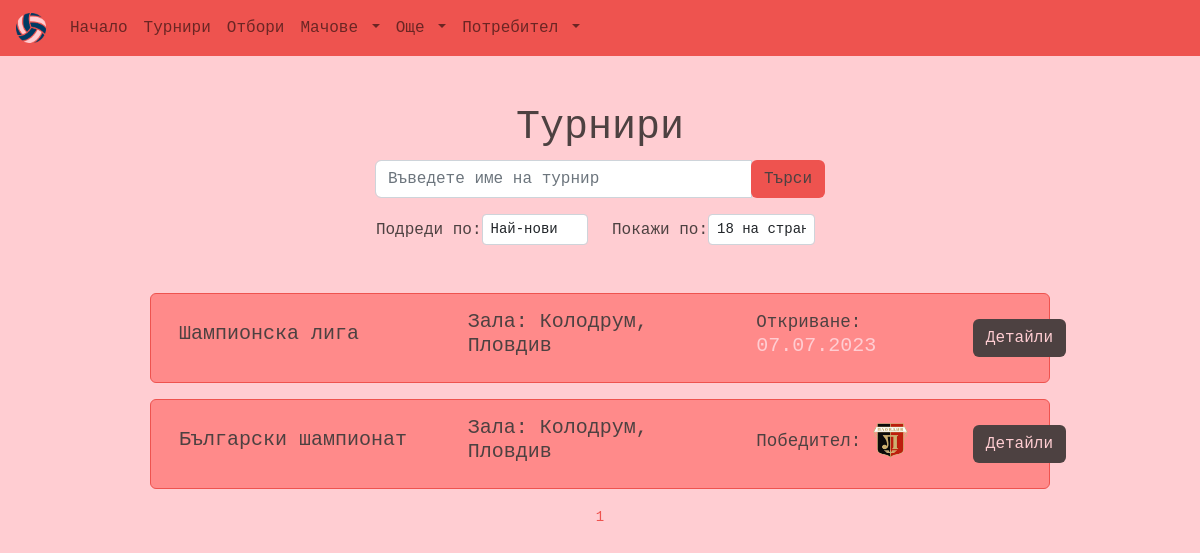
/tournaments/, run on the app's committed database.
### main/models.py (models this page shows, shortened)
class Tournament(models.Model):
    id = models.UUIDField(primary_key=True, default=uuid.uuid4, editable=False)
    name = models.CharField(max_length=64, null=False, blank=False)
    hall = models.ForeignKey(Hall, on_delete=models.SET_NULL, null=True, blank=True)
    prize_pool = models.DecimalField(decimal_places=2, max_digits=10,
    validators=[MinValueValidator(100)], null=True, blank = True)
    opening_date = models.DateTimeField(null=True, blank=True)
    closing_date = models.DateTimeField(null=True, blank=True)
    teams = models.ManyToManyField(Team, related_name='tournaments')
    referees = models.ManyToManyField(Referee, related_name='tournaments')
    winner = models.ForeignKey(Team, on_delete=models.SET_NULL, null=True, blank=True,
    related_name='winner')
    description = models.TextField(null=True, blank=True)
    class Meta:
        ordering = ['-opening_date']

class Hall(models.Model):
    id = models.UUIDField(primary_key=True, default=uuid.uuid4, editable=False)
    name = models.CharField(max_length=128, null=False, blank=False)
    location = models.CharField(max_length=128, null=False, blank=False)
    max_seats = models.PositiveIntegerField(validators=[MaxValueValidator(50000), MinValueValidator(500)], null=False, blank=False)
    picture = models.ImageField(upload_to="halls_pics", null=True, blank=True)

class Team(models.Model):
    id = models.UUIDField(primary_key=True, default=uuid.uuid4, editable=False)
    name = models.CharField(max_length=64, null=False, blank=False)
    coach = models.CharField(max_length=64, null=True, blank=True)
    founded_in = models.DateField(null=True, blank=True)
    location = models.CharField(max_length=64, null=False, blank=False)
    picture = models.ImageField(upload_to="teams_pics", null=True, blank=True)
    description = models.TextField(null=True, blank=True)
    class Meta:
        ordering = ['name']

### main/views/views_tournaments.py (the view)
# urls.py: path('tournaments/', views.tournaments, name='tournaments'),
def tournaments(request):
    q = request.GET.get("q") if request.GET.get("q") != None else ""
    get_tournaments = Tournament.objects.filter(
            Q(name__icontains=q)
            | Q(hall__name__icontains=q)
            | Q(hall__location__icontains=q)
        )
    sort_by = request.GET.get("sort_by")
    if sort_by == "newest":
        get_tournaments = get_tournaments.order_by("-opening_date")
    elif sort_by == "oldest":
        get_tournaments = get_tournaments.order_by("opening_date")
    elif sort_by == "hall":
        get_tournaments = get_tournaments.order_by("hall", "-opening_date")
    show = request.GET.get("show")
    if show == "18":
        items = 18
    elif show == "30":
        items = 30
    elif show == "60":
        items = 60
    else:
        items = 18
    paginator = Paginator(get_tournaments, items)
    page = request.GET.get("page")
    tournaments = paginator.get_page(page)
    now = timezone.now()
    context = {"tournaments": tournaments, "now": now}
    return render(request, "main/info_templates/tournaments.html", context)

### main/templates/main/info_templates/tournaments.html (shortened to what this page needs)
{% extends 'base.html' %}
{% block content %}
<header class="text-font text-center mt-5">
    <h1>Турнири</h1>
    <div class="col col-md-6 mx-auto">
        <div class="w-75 text-left m-auto">
            <form class="mb-3" method="GET" action="">
                <div class="input-group">
                    <input type="text" autocomplete="off" name="q" class="form-control" placeholder="Въведете име на турнир">
                    <div class="input-group-append">
                        <button class="btn btn-main rounded-right" type="submit">Търси</button>
                    </div>
                </div>
                <div class="row d-none d-lg-flex mt-3">
                    <div class="col-6 d-flex align-items-center justify-content-end">
                        <span class="">Подреди по:</span>
                        <select class="form-control form-control-sm w-50 h-50" name="sort_by" onchange="this.form.submit()">
                            <option value="newest" {% if request.GET.sort_by == "newest" %}selected{% endif %}>
                                Най-нови
                            </option>
                        </select>
                    </div>
                    <div class="col-6 d-flex align-items-center">
                        <span class="">Покажи по:</span>
                        <select class="form-control form-control-sm w-50 h-50" name="show" onchange="this.form.submit()">
                            <option value="18" {% if request.GET.show == "18" %}selected{% endif %}>18 на страница</option>
                        </select>
                    </div>
                </div>
            </form>
        </div>
    </div>
</header>
<main class="container-fluid w-75 mt-5 h-100">
    {% for tournament in tournaments %}
    <section class="row mb-3 bg-sec border-main p-3 rounded">
        <div class="col-lg-4 d-flex align-items-center justify-content-start">
            <a class="text-decoration-none text-font mb-0 link-main" href="{% url 'tournament_info' tournament.id %}">
                <h5>{{tournament.name}}</h5>
            </a>
        </div>
        <div class="col-lg-4 d-flex align-items-center justify-content-start">
            <h5 class="">Зала: {{tournament.hall.name}}, {{tournament.hall.location}}</h5>
        </div>
        <div class="col-lg-3 d-flex align-items-center justify-content-start">
            {% if tournament.opening_date > now %}
            <h5 class="text-bg"><small class="text-font mb-0">Откриване:</small>
                {{tournament.opening_date|date:"d.m.Y"}}
            </h5>
            {% else %}
            <h5 class="text-bg"><small class="text-font mb-0">Победител:</small>
                <img height="35px" width="35px" src="{{tournament.winner.picture.url}}" title="{{tournament.winner.name}}">
            </h5>
            {% endif %}
        </div>
        <div class="col-lg-1 d-flex align-items-center justify-content-start">
            <a href="{% url 'tournament_info' tournament.id %}">
                <button class="btn mb-0 btn-font text-decoration-none text-font link-font">Детайли</button>
            </a>
        </div>
    </section>
    {% endfor %}
    <div class="text-center my-3">
        <small class="text-main">{{tournaments.number}}</small>
    </div>
</main>
{% endblock %}

### static/styles/style.css (style rules this page uses)
:root { --bg-color: #ffcdd2; --font-color: #4d4141; --main-color: #ee534f; --sec-color: #ff8a8a; }
* { margin: 0; padding: 0; font-family: Andale Mono, monospace; font-style: normal; }
body { background-color: var(--bg-color) !important; color: var(--font-color) !important; }
.text-bg { color: var(--bg-color); }
.text-font { color: var(--font-color); }
.text-main { color: var(--main-color); }
.bg-sec { background-color: var(--sec-color); }
.border-main { border: 1px solid var(--main-color); }
.btn-main { color: var(--font-color); background-color: var(--main-color); }
.btn-font { color: var(--bg-color); background-color: var(--font-color); }

### data on the page
Tournament: name "Шампионска лига", hall.name "Колодрум", hall.location "Пловдив", opening_date "07.07.2023"
Tournament: name "Български шампионат", hall.name "Колодрум", hall.location "Пловдив", winner.picture (picture)

### other printed values
{{ tournaments.number }} "1"
